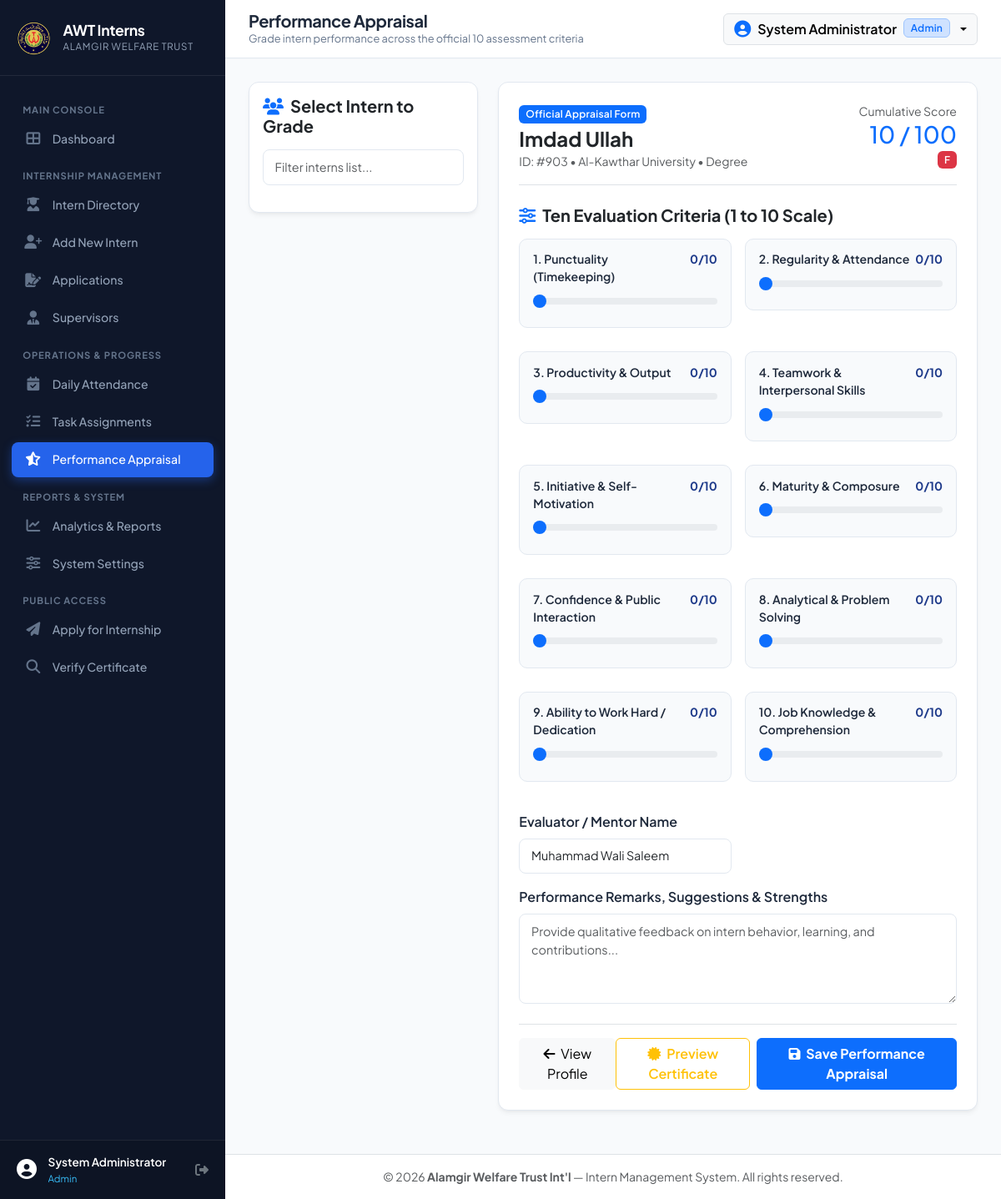
/admin/appraisal.php?intern_id=903 (signed in), run on the app's committed database.
### tables this page shows
CREATE TABLE `interns` (
    `id` INT AUTO_INCREMENT PRIMARY KEY,
    `user_id` INT NULL,
    `sname` VARCHAR(200) NOT NULL,
    `Father_name` VARCHAR(200) NULL,
    `Cellnumber` VARCHAR(100) NULL,
    `Email` VARCHAR(150) NULL,
    `Address` TEXT NULL,
    `sInstitute` VARCHAR(200) NULL,
    `Degree` VARCHAR(150) NULL,
    `sterm` VARCHAR(100) NULL,
    `Location` VARCHAR(150) NULL,
    `ERPNO` VARCHAR(100) NULL,
    
     
    `iyear` VARCHAR(20) NULL,
    `Summer` TINYINT(1) NOT NULL DEFAULT 0,
    `Hours` VARCHAR(100) NULL,
    `dateassignfrom` DATETIME NULL,
    `dateassignto` DATETIME NULL,
    `dateprefferedfrom` DATETIME NULL,
    `dateprefferedto` DATETIME NULL,
    `DateofInternship` DATETIME NULL,
    `Dateofentry` DATETIME NULL,
    `Date_of_Submission` DATETIME NULL,
    
     
    `GroupName` INT NULL,
    `GroupTime` VARCHAR(100) NULL,
    `GroupN` VARCHAR(100) NULL,
    
     
    `confirmed` TINYINT(1) NOT NULL DEFAULT 0,
    `Waiting` TINYINT(1) NOT NULL DEFAULT 0,
    `status` ENUM('pending', 'confirmed', 'waiting', 'active', 'completed', 'terminated') NOT NULL DEFAULT 'pending',
    
     
    `Organizationname` VARCHAR(200) DEFAULT 'Alamgir Welfare Trust Int''l',
    `Department` VARCHAR(150) NULL,
    `Supervisor` VARCHAR(150) NULL,
    `supervisor_id` INT NULL,
    `Mentor` VARCHAR(150) NULL,
    `Designationanddepartment` VARCHAR(200) NULL,
    `HRperson` VARCHAR(150) DEFAULT 'Nisar Ahmed',
    `HRdesignation` VARCHAR(150) DEFAULT 'Coordinator',
    
     
    `Request_Form` TINYINT(1) NOT NULL DEFAULT 0,
    `Photograph` TINYINT(1) NOT NULL DEFAULT 0,
    `CV` TINYINT(1) NOT NULL DEFAULT 0,
    `Recommendation_Letter` TINYINT(1) NOT NULL DEFAULT 0,
    `CNIC_copy` TINYINT(1) NOT NULL DEFAULT 0,
    `Student_ID` TINYINT(1) NOT NULL DEFAULT 0,
    `photo` VARCHAR(255) NULL,
    
     
    `punctuality` INT DEFAULT 0,
    `regularity` INT DEFAULT 0,
    `productivity` INT DEFAULT 0,
    `relationship_with_others` INT DEFAULT 0,
    `Initiative` INT DEFAULT 0,
    `Maturity` INT DEFAULT 0,
    `Confidence` INT DEFAULT 0,
    `Analytical_ability` INT DEFAULT 0,
    `abilityhardword` INT DEFAULT 0,
    `knowledge` INT DEFAULT 0,
    `total_score` INT GENERATED ALWAYS AS (
        `punctuality` + `regularity` + `productivity` + `relationship_with_others` +
        `Initiative` + `Maturity` + `Confidence` + `Analytical_ability` +
        `abilityhardword` + `knowledge`
    ) STORED,
    
     
    `Assignedwork` TEXT NULL,
    `comments` TEXT NULL,
    `Assignment1` TINYINT(1) NOT NULL DEFAULT 0,
    `Assignment2` TINYINT(1) NOT NULL DEFAULT 0,
    `Assignment3` TINYINT(1) NOT NULL DEFAULT 0,
    `Assignment4` TINYINT(1) NOT NULL DEFAULT 0,
    `Assignment5` TINYINT(1) NOT NULL DEFAULT 0,
    `Assignments` TEXT NULL,
    `Remarks` TEXT NULL,
    `Certificate_Period_Detail` VARCHAR(255) NULL,
    
     
    `created_at` TIMESTAMP DEFAULT CURRENT_TIMESTAMP,
    `updated_at` TIMESTAMP DEFAULT CURRENT_TIMESTAMP ON UPDATE CURRENT_TIMESTAMP,
    
    INDEX `idx_intern_institute` (`sInstitute`),
    INDEX `idx_intern_year` (`iyear`),
    INDEX `idx_intern_status` (`status`),
    INDEX `idx_intern_confirmed` (`confirmed`),
    INDEX `idx_intern_waiting` (`Waiting`),
    INDEX `idx_intern_dept` (`Department`),
    CONSTRAINT `fk_intern_user` FOREIGN KEY (`user_id`) REFERENCES `users` (`id`) ON DELETE SET NULL,
    CONSTRAINT `fk_intern_supervisor` FOREIGN KEY (`supervisor_id`) REFERENCES `supervisors` (`id`) ON DELETE SET NULL
);

### admin/appraisal.php (the view, shortened to what the rows shown need)
<?php
require_once __DIR__ . '/../config/database.php';
require_once __DIR__ . '/../config/helpers.php';
$selectedInternId = (int)($_GET['intern_id'] ?? 0);
$intern = null;
if ($selectedInternId > 0) {
    $intern = db_fetch_one("SELECT * FROM interns WHERE id = ?", [$selectedInternId]);
}
$scores = [
    'punctuality'               => $intern ? (int)$intern['punctuality'] : 8,
    'regularity'                => $intern ? (int)$intern['regularity'] : 8,
    'productivity'              => $intern ? (int)$intern['productivity'] : 8,
    'relationship_with_others'  => $intern ? (int)$intern['relationship_with_others'] : 8,
    'initiative'                => $intern ? (int)$intern['Initiative'] : 8,
    'maturity'                  => $intern ? (int)$intern['Maturity'] : 8,
    'confidence'                => $intern ? (int)$intern['Confidence'] : 8,
    'analytical_ability'        => $intern ? (int)$intern['Analytical_ability'] : 8,
    'abilityhardword'           => $intern ? (int)$intern['abilityhardword'] : 8,
    'knowledge'                 => $intern ? (int)$intern['knowledge'] : 8
];
$totalNow = array_sum($scores);
$gradeNow = calculate_grade($totalNow);
require_once __DIR__ . '/../includes/header.php';
?>
<div class="row g-4">
    <div class="col-lg-8">
        <?php if (!$intern): ?>
            <div class="awt-card text-center py-5">
                <i class="fas fa-clipboard-check display-4 text-secondary mb-3"></i>
                <h4 class="fw-bold text-dark">Select an Intern</h4>
                <p class="text-muted">Choose an intern from the list on the left to review or enter their 10-criteria performance appraisal.</p>
            </div>
        <?php else: ?>
            <form action="appraisal.php" method="POST" class="awt-card p-4">
                <div class="d-flex justify-content-between align-items-start border-bottom pb-3 mb-4 flex-wrap gap-2">
                    <div>
                        <span class="badge bg-primary mb-1">Official Appraisal Form</span>
                        <h4 class="fw-bold mb-0 text-dark"><?= e($intern['sname']); ?></h4>
                        <span class="text-muted small">ID: #<?= $intern['id']; ?> &bull; <?= e($intern['sInstitute']); ?> &bull; <?= e($intern['Degree']); ?></span>
                    </div>
                    <div class="text-end">
                        <span class="text-muted small d-block">Cumulative Score</span>
                        <h3 class="fw-extrabold text-primary mb-0" id="evalTotalScoreDisplay"><?= $totalNow; ?> / 100</h3>
                        <span id="evalGradeDisplay" class="badge bg-<?= $gradeNow['color']; ?>"><?= $gradeNow['grade']; ?> (<?= $gradeNow['desc']; ?>)</span>
                    </div>
                </div>
                <h5 class="fw-bold text-dark mb-3"><i class="fas fa-sliders-h text-primary me-2"></i>Ten Evaluation Criteria (1 to 10 Scale)</h5>
                <div class="row g-3 mb-4">
                    <div class="col-md-6">
                        <div class="rating-item">
                            <div class="rating-header">
                                <span>1. Punctuality (Timekeeping)</span>
                                <span class="rating-score"><span id="val_punctuality"><?= $scores['punctuality']; ?></span>/10</span>
                            </div>
                            <input type="range" class="form-range eval-score-input" min="1" max="10" name="punctuality" value="<?= $scores['punctuality']; ?>" oninput="document.getElementById('val_punctuality').textContent = this.value">
                        </div>
                    </div>
                    <div class="col-md-6">
                        <div class="rating-item">
                            <div class="rating-header">
                                <span>2. Regularity & Attendance</span>
                                <span class="rating-score"><span id="val_regularity"><?= $scores['regularity']; ?></span>/10</span>
                            </div>
                            <input type="range" class="form-range eval-score-input" min="1" max="10" name="regularity" value="<?= $scores['regularity']; ?>" oninput="document.getElementById('val_regularity').textContent = this.value">
                        </div>
                    </div>
                    <div class="col-md-6">
                        <div class="rating-item">
                            <div class="rating-header">
                                <span>3. Productivity & Output</span>
                                <span class="rating-score"><span id="val_productivity"><?= $scores['productivity']; ?></span>/10</span>
                            </div>
                            <input type="range" class="form-range eval-score-input" min="1" max="10" name="productivity" value="<?= $scores['productivity']; ?>" oninput="document.getElementById('val_productivity').textContent = this.value">
                        </div>
                    </div>
                    <div class="col-md-6">
                        <div class="rating-item">
                            <div class="rating-header">
                                <span>4. Teamwork & Interpersonal Skills</span>
                                <span class="rating-score"><span id="val_rel"><?= $scores['relationship_with_others']; ?></span>/10</span>
                            </div>
                            <input type="range" class="form-range eval-score-input" min="1" max="10" name="relationship_with_others" value="<?= $scores['relationship_with_others']; ?>" oninput="document.getElementById('val_rel').textContent = this.value">
                        </div>
                    </div>
                    <div class="col-md-6">
                        <div class="rating-item">
                            <div class="rating-header">
                                <span>5. Initiative & Self-Motivation</span>
                                <span class="rating-score"><span id="val_initiative"><?= $scores['initiative']; ?></span>/10</span>
                            </div>
                            <input type="range" class="form-range eval-score-input" min="1" max="10" name="initiative" value="<?= $scores['initiative']; ?>" oninput="document.getElementById('val_initiative').textContent = this.value">
                        </div>
                    </div>
                    <div class="col-md-6">
                        <div class="rating-item">
                            <div class="rating-header">
                                <span>6. Maturity & Composure</span>
                                <span class="rating-score"><span id="val_maturity"><?= $scores['maturity']; ?></span>/10</span>
                            </div>
                            <input type="range" class="form-range eval-score-input" min="1" max="10" name="maturity" value="<?= $scores['maturity']; ?>" oninput="document.getElementById('val_maturity').textContent = this.value">
                        </div>
                    </div>
                    <div class="col-md-6">
                        <div class="rating-item">
                            <div class="rating-header">
                                <span>7. Confidence & Public Interaction</span>
                                <span class="rating-score"><span id="val_confidence"><?= $scores['confidence']; ?></span>/10</span>
                            </div>
                            <input type="range" class="form-range eval-score-input" min="1" max="10" name="confidence" value="<?= $scores['confidence']; ?>" oninput="document.getElementById('val_confidence').textContent = this.value">
                        </div>
                    </div>
                    <div class="col-md-6">
                        <div class="rating-item">
                            <div class="rating-header">
                                <span>8. Analytical & Problem Solving</span>
                                <span class="rating-score"><span id="val_analytical"><?= $scores['analytical_ability']; ?></span>/10</span>
                            </div>
                            <input type="range" class="form-range eval-score-input" min="1" max="10" name="analytical_ability" value="<?= $scores['analytical_ability']; ?>" oninput="document.getElementById('val_analytical').textContent = this.value">
                        </div>
                    </div>
                    <div class="col-md-6">
                        <div class="rating-item">
                            <div class="rating-header">
                                <span>9. Ability to Work Hard / Dedication</span>
                                <span class="rating-score"><span id="val_hardwork"><?= $scores['abilityhardword']; ?></span>/10</span>
                            </div>
                            <input type="range" class="form-range eval-score-input" min="1" max="10" name="abilityhardword" value="<?= $scores['abilityhardword']; ?>" oninput="document.getElementById('val_hardwork').textContent = this.value">
                        </div>
                    </div>
                    <div class="col-md-6">
                        <div class="rating-item">
                            <div class="rating-header">
                                <span>10. Job Knowledge & Comprehension</span>
                                <span class="rating-score"><span id="val_knowledge"><?= $scores['knowledge']; ?></span>/10</span>
                            </div>
                            <input type="range" class="form-range eval-score-input" min="1" max="10" name="knowledge" value="<?= $scores['knowledge']; ?>" oninput="document.getElementById('val_knowledge').textContent = this.value">
                        </div>
                    </div>
                </div>
                <div class="row g-3 mb-4">
                    <div class="col-md-6">
                        <label class="form-label fw-semibold">Evaluator / Mentor Name</label>
                        <input type="text" name="mentor" class="form-control" value="<?= e($intern['Mentor'] ?: 'Muhammad Wali Saleem'); ?>" placeholder="Mentor name">
                    </div>
                    <div class="col-md-12">
                        <label class="form-label fw-semibold">Performance Remarks, Suggestions & Strengths</label>
                        <textarea name="comments" class="form-control" rows="4" placeholder="Provide qualitative feedback on intern behavior, learning, and contributions..."><?= e($intern['comments']); ?></textarea>
                    </div>
                </div>
                <div class="d-flex justify-content-between align-items-center border-top pt-3">
                    <a href="intern_view.php?id=<?= $intern['id']; ?>" class="btn btn-light"><i class="fas fa-arrow-left me-1"></i> View Profile</a>
                    <div class="d-flex gap-2">
                        <a href="certificate.php?id=<?= $intern['id']; ?>" class="btn btn-outline-warning fw-semibold">
                            <i class="fas fa-certificate me-1"></i> Preview Certificate
                        </a>
                        <button type="submit" class="btn btn-primary px-4 fw-bold">
                            <i class="fas fa-save me-1"></i> Save Performance Appraisal
                        </button>
                    </div>
                </div>
            </form>
        <?php endif; ?>
    </div>
</div>
<?php require_once __DIR__ . '/../includes/footer.php'; ?>

### data on the page
interns: sname "Imdad Ullah", id "903", sInstitute "Al-Kawthar University", Degree "Degree", mentor "Muhammad Wali Saleem"

### other printed values
$currentUser['name'] "System Administrator"
$currentUser['role'] "Admin"
$pageTitle "Performance Appraisal"
$pageSubtitle "Grade intern performance across the official 10 assessment criteria"
$scores['punctuality'] "0"
$scores['regularity'] "0"
$scores['productivity'] "0"
$scores['relationship_with_others'] "0"
$scores['initiative'] "0"
$scores['maturity'] "0"
$scores['confidence'] "0"
$scores['analytical_ability'] "0"
$scores['abilityhardword'] "0"
$scores['knowledge'] "0"
